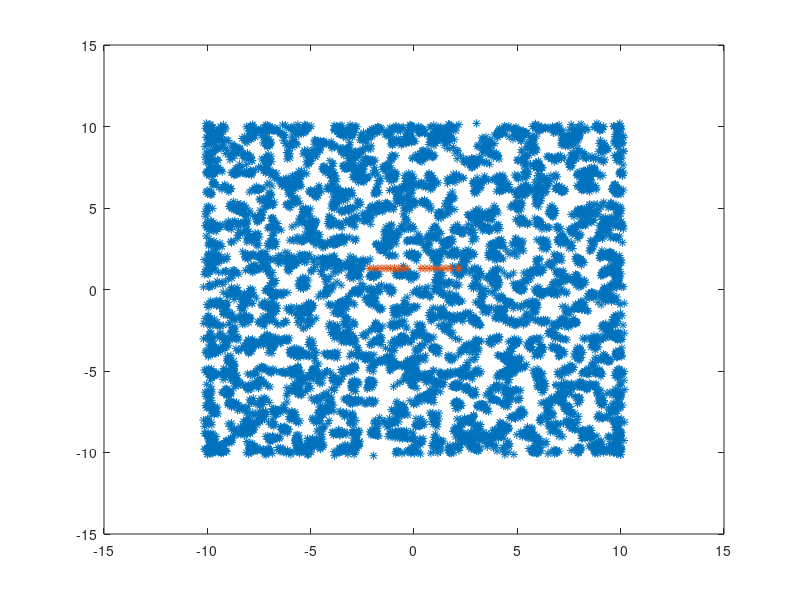

This figure's MATLAB source:
close all

xmin=-10;
xspacing=1;
xmax=10;
ymin=-10;
yspacing=1;
ymax=10;
% Meshgrid settings for box
x = xmin:xspacing:xmax;
y = ymin:yspacing:ymax;
[X,Y] =meshgrid(x,y);
[m,n]=size(X);
X=reshape(X,m*n,1);
Y=reshape(Y,m*n,1);
particles=m*n;
% Brine shrimp in box
tentacles=20;
brinevelocity=0.2;
Xt=[-2.1584 -1.9555 -1.752 -1.549 -1.346 -1.143 -.9395 -.7363 -.5332 -.33 .33 0.5332 0.7363 0.9395 1.143 1.346 1.549 1.752 1.9555 2.1584];
% Xt=[-.33];
% Yt=[1.295];
% T=[-.05079];
Yt=[1.295 1.295 1.295 1.295 1.295 1.295 1.295 1.295 1.295 1.295 1.295 1.295 1.295 1.295 1.295 1.295 1.295 1.295 1.295 1.295];
T=[-.955 -.8634 -.7618 -.6603 -.5587 -.4571 -.3555 -.2539 -.1524 -.05079 .05079 .1524 .2539 .3555 .4571 .5587 .6603 .7618 .8634 .955];
% p=.965;
% T=linspace(-p,p,20);
% Xt and Yt are the tentacle endpoints
t=0;
counter=zeros(size(Xt));
plotT=T;



vertex_fid = fopen ('particles.vertex', 'w');
% while particles>439
% for k=1:450
    for i=1:particles 
        for j=1:n
            for a=-brinevelocity
                b=brinevelocity;
                r1=a+(b-a)*rand(1,1);
            end
            for a=-brinevelocity
                b=brinevelocity;
                r2=a+(b-a)*rand(1,1);
            end
            X(i)=X(i)+r1;
            Y(i)=Y(i)+r2;
            fprintf (vertex_fid,'%1.16e %1.16e\n', X(i), Y(i)); 
            if X(i)>xmax
                X(i) = X(i)-xmax+xmin;
                fprintf (vertex_fid,'%1.16e %1.16e\n', X(i), Y(i));
            elseif X(i)<xmin
                X(i) = X(i)-xmin+xmax;
                fprintf (vertex_fid,'%1.16e %1.16e\n', X(i), Y(i));
            end
            if Y(i)>ymax
                Y(i) = Y(i)-ymax+ymin;
                fprintf (vertex_fid,'%1.16e %1.16e\n', X(i), Y(i));
            elseif Y(i)<ymin
                Y(i) =  Y(i)-ymin+ymax;
                fprintf (vertex_fid,'%1.16e %1.16e\n', X(i), Y(i));
            end
        end 
        
    end
    fclose (vertex_fid);
   
% % % % % %     Randomization of Brine Shrimp 

    for j=1:tentacles 
        if counter(j)>25
           counter(j)=0; 
        elseif counter(j)>0
            counter(j)=counter(j)+1; 
        else
            for i=1:particles
                if sqrt((Xt(j)-X(i)).^2+(Yt(j)-Y(i)).^2)<.07
                    X=[X(1:i-1);X(i+1:end)];
                    Y=[Y(1:i-1);Y(i+1:end)];
                    counter(j)=counter(j)+1;
                    particles=length(X);
                    break
                end
            end 
        end 
    end 
          
%     Tentacles come into contact w/ brine shrimp
     
    vertex_fid = fopen ('tentacles.vertex', 'w'); 
    
    for j=1:tentacles
        if counter(j)>0
        else
        plot([T(j) Xt(j)],[0 Yt(j)],'k')
        fprintf(vertex_fid, '%1.16e %1.16e\n', Xt(j), Yt(j));
        end
    end
    
    fclose (vertex_fid);
    
    clear all
    
    
    A = dlmread('particles.vertex');
    plot (A(:,1),A(:,2),'*')
    hold on
    B = dlmread('tentacles.vertex');
    plot (B(:,1),B(:,2),'*')